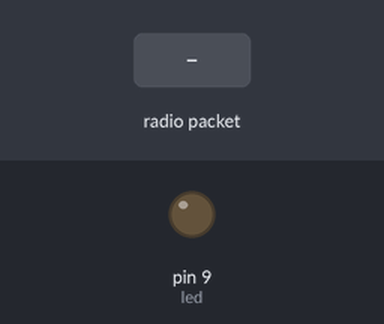
The sketch below on a simulated Arduino Uno, built with avr-gcc and run on an emulated ATmega328P. On the bench: output pins drawn as LEDs (lit = HIGH). The inputs (shaded band) are chosen by the test bench. No radio packets arrive unless stated; what the sketch prints to the serial monitor is not drawn.

Above: at 1.2 s.
1.3 s: radio packet "1" arrives
Timing chart, 0 to 4.3 s (numbered marks = the images above; inputs shaded):
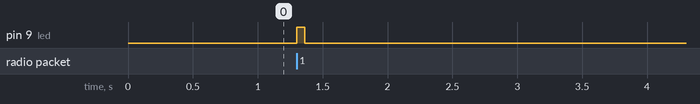

The sketch:

rf95_server.ino
```cpp
// rf95_server.pde
// -*- mode: C++ -*-
// Example sketch showing how to create a simple messageing server
// with the RH_RF95 class. RH_RF95 class does not provide for addressing or
// reliability, so you should only use RH_RF95  if you do not need the higher
// level messaging abilities.
// It is designed to work with the other example rf95_client
// Tested with Anarduino MiniWirelessLoRa


#include <SPI.h>
#include <RH_RF95.h>

// Singleton instance of the radio driver
RH_RF95 rf95;
int led = 9;
String mess;
void setup()
{
  pinMode(led, OUTPUT);
  Serial.begin(9600);
  if (!rf95.init())
    Serial.println("init failed");
  // Defaults after init are 434.0MHz, 13dBm, Bw = 125 kHz, Cr = 4/5, Sf = 128chips/symbol, CRC on
}

void loop()
{
  if (rf95.available())
  {
    // Should be a message for us now
    uint8_t buf[RH_RF95_MAX_MESSAGE_LEN];
    uint8_t len = sizeof(buf);
    if (rf95.recv(buf, &len))
    {
      digitalWrite(led, HIGH);
      //      RH_RF95::printBuffer("request: ", buf, len);
      //Serial.print("got request: ");
      //Serial.println((char*)buf);
      //      Serial.print("RSSI: ");
      //      Serial.println(rf95.lastRssi(), DEC);
      mess = buf;
      // Send a reply
      uint8_t data[] = "And hello back to you";
      rf95.send(data, sizeof(data));
      rf95.waitPacketSent();
      Serial.println("Sent a reply");
      digitalWrite(led, LOW);
    }
    else
    {
      Serial.println("recv failed");
    }
    Serial.println(mess);
  }
}
```

Measured:
- after the input at 1.3 s, pin 9 (led): LOW → HIGH at once, → LOW 0.06 s later
